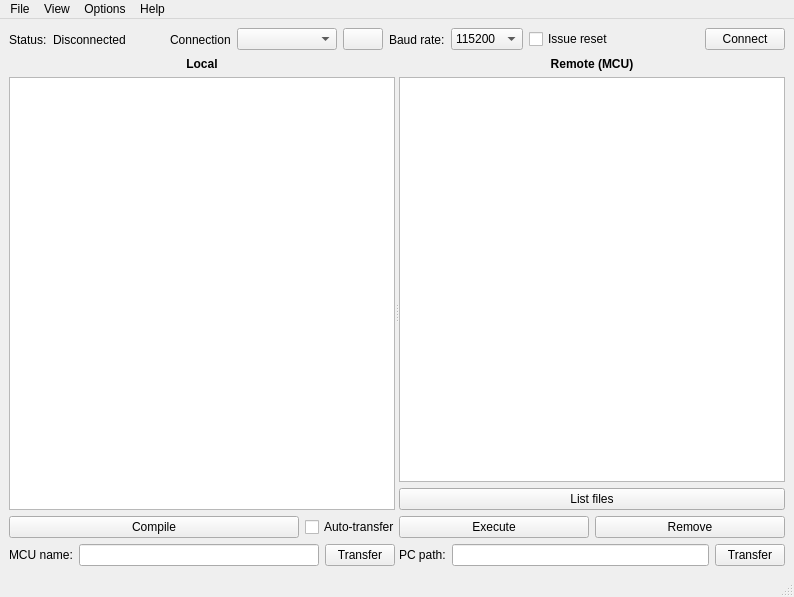
<?xml version="1.0" encoding="UTF-8"?>
<ui version="4.0">
 <class>MainWindow</class>
 <widget class="QMainWindow" name="MainWindow">
  <property name="geometry">
   <rect>
    <x>0</x>
    <y>0</y>
    <width>794</width>
    <height>597</height>
   </rect>
  </property>
  <property name="windowTitle">
   <string>uPyLoader (OptiMOD)</string>
  </property>
  <widget class="QWidget" name="centralwidget">
   <layout class="QVBoxLayout" name="verticalLayout_4">
    <item>
     <layout class="QHBoxLayout" name="horizontalLayout_3">
      <property name="topMargin">
       <number>0</number>
      </property>
      <item>
       <widget class="QLabel" name="label_3">
        <property name="text">
         <string>Status:</string>
        </property>
       </widget>
      </item>
      <item>
       <widget class="QLabel" name="statusLabel">
        <property name="text">
         <string>Disconnected</string>
        </property>
       </widget>
      </item>
      <item>
       <spacer name="horizontalSpacer">
        <property name="orientation">
         <enum>Qt::Horizontal</enum>
        </property>
        <property name="sizeHint" stdset="0">
         <size>
          <width>40</width>
          <height>20</height>
         </size>
        </property>
       </spacer>
      </item>
      <item>
       <widget class="QLabel" name="label_2">
        <property name="text">
         <string>Connection</string>
        </property>
       </widget>
      </item>
      <item>
       <widget class="QComboBox" name="connectionComboBox">
        <property name="minimumSize">
         <size>
          <width>100</width>
          <height>0</height>
         </size>
        </property>
       </widget>
      </item>
      <item>
       <widget class="QPushButton" name="refreshButton">
        <property name="text">
         <string/>
        </property>
        <property name="icon">
         <iconset>
          <normaloff>icons/refresh.png</normaloff>icons/refresh.png</iconset>
        </property>
       </widget>
      </item>
      <item>
       <widget class="QStackedWidget" name="connectionStackedWidget">
        <property name="sizePolicy">
         <sizepolicy hsizetype="Fixed" vsizetype="Maximum">
          <horstretch>0</horstretch>
          <verstretch>0</verstretch>
         </sizepolicy>
        </property>
        <property name="currentIndex">
         <number>0</number>
        </property>
        <widget class="QWidget" name="uartPage">
         <layout class="QHBoxLayout" name="horizontalLayout_5">
          <property name="leftMargin">
           <number>0</number>
          </property>
          <property name="topMargin">
           <number>0</number>
          </property>
          <property name="rightMargin">
           <number>0</number>
          </property>
          <property name="bottomMargin">
           <number>0</number>
          </property>
          <item>
           <widget class="QLabel" name="label">
            <property name="text">
             <string>Baud rate:</string>
            </property>
           </widget>
          </item>
          <item>
           <widget class="QComboBox" name="baudComboBox">
            <property name="currentIndex">
             <number>1</number>
            </property>
            <item>
             <property name="text">
              <string>9600</string>
             </property>
            </item>
            <item>
             <property name="text">
              <string>115200</string>
             </property>
            </item>
           </widget>
          </item>
          <item>
           <widget class="QCheckBox" name="serialResetCheckBox">
            <property name="text">
             <string>Issue reset</string>
            </property>
            <property name="checked">
             <bool>false</bool>
            </property>
           </widget>
          </item>
          <item>
           <spacer name="horizontalSpacer_3">
            <property name="orientation">
             <enum>Qt::Horizontal</enum>
            </property>
            <property name="sizeHint" stdset="0">
             <size>
              <width>40</width>
              <height>20</height>
             </size>
            </property>
           </spacer>
          </item>
         </layout>
        </widget>
        <widget class="QWidget" name="wifiPage">
         <layout class="QHBoxLayout" name="horizontalLayout_6">
          <property name="leftMargin">
           <number>0</number>
          </property>
          <property name="topMargin">
           <number>0</number>
          </property>
          <property name="rightMargin">
           <number>0</number>
          </property>
          <property name="bottomMargin">
           <number>0</number>
          </property>
          <item>
           <widget class="QLabel" name="label_5">
            <property name="sizePolicy">
             <sizepolicy hsizetype="Fixed" vsizetype="Preferred">
              <horstretch>0</horstretch>
              <verstretch>0</verstretch>
             </sizepolicy>
            </property>
            <property name="toolTip">
             <string>IP address or domain name</string>
            </property>
            <property name="text">
             <string>Address</string>
            </property>
           </widget>
          </item>
          <item>
           <widget class="QLineEdit" name="addressLineEdit">
            <property name="maximumSize">
             <size>
              <width>110</width>
              <height>16777215</height>
             </size>
            </property>
            <property name="text">
             <string>192.168.4.1</string>
            </property>
           </widget>
          </item>
          <item>
           <widget class="QLabel" name="label_6">
            <property name="sizePolicy">
             <sizepolicy hsizetype="Fixed" vsizetype="Preferred">
              <horstretch>0</horstretch>
              <verstretch>0</verstretch>
             </sizepolicy>
            </property>
            <property name="text">
             <string>Port</string>
            </property>
           </widget>
          </item>
          <item>
           <widget class="QSpinBox" name="portSpinBox">
            <property name="maximum">
             <number>65536</number>
            </property>
            <property name="value">
             <number>8266</number>
            </property>
           </widget>
          </item>
          <item>
           <widget class="QPushButton" name="presetButton">
            <property name="sizePolicy">
             <sizepolicy hsizetype="Fixed" vsizetype="Fixed">
              <horstretch>0</horstretch>
              <verstretch>0</verstretch>
             </sizepolicy>
            </property>
            <property name="maximumSize">
             <size>
              <width>50</width>
              <height>16777215</height>
             </size>
            </property>
            <property name="text">
             <string>preset</string>
            </property>
           </widget>
          </item>
          <item>
           <spacer name="horizontalSpacer_2">
            <property name="orientation">
             <enum>Qt::Horizontal</enum>
            </property>
            <property name="sizeHint" stdset="0">
             <size>
              <width>0</width>
              <height>20</height>
             </size>
            </property>
           </spacer>
          </item>
         </layout>
        </widget>
       </widget>
      </item>
      <item>
       <widget class="QPushButton" name="connectButton">
        <property name="text">
         <string>Connect</string>
        </property>
       </widget>
      </item>
     </layout>
    </item>
    <item>
     <widget class="QSplitter" name="splitter">
      <property name="sizePolicy">
       <sizepolicy hsizetype="Expanding" vsizetype="Expanding">
        <horstretch>0</horstretch>
        <verstretch>0</verstretch>
       </sizepolicy>
      </property>
      <property name="orientation">
       <enum>Qt::Horizontal</enum>
      </property>
      <widget class="QWidget" name="verticalLayoutWidget_2">
       <layout class="QVBoxLayout" name="verticalLayout_2" stretch="0,0,0,0">
        <property name="rightMargin">
         <number>0</number>
        </property>
        <item>
         <widget class="QLabel" name="label_7">
          <property name="font">
           <font>
            <pointsize>9</pointsize>
            <weight>75</weight>
            <bold>true</bold>
           </font>
          </property>
          <property name="text">
           <string>Local</string>
          </property>
          <property name="alignment">
           <set>Qt::AlignCenter</set>
          </property>
         </widget>
        </item>
        <item>
         <widget class="TransferTreeView" name="localFilesTreeView">
          <property name="sizePolicy">
           <sizepolicy hsizetype="MinimumExpanding" vsizetype="Expanding">
            <horstretch>0</horstretch>
            <verstretch>0</verstretch>
           </sizepolicy>
          </property>
          <property name="minimumSize">
           <size>
            <width>250</width>
            <height>0</height>
           </size>
          </property>
          <property name="maximumSize">
           <size>
            <width>16777215</width>
            <height>16777215</height>
           </size>
          </property>
          <property name="baseSize">
           <size>
            <width>0</width>
            <height>0</height>
           </size>
          </property>
          <property name="selectionMode">
           <enum>QAbstractItemView::ExtendedSelection</enum>
          </property>
          <property name="sortingEnabled">
           <bool>true</bool>
          </property>
         </widget>
        </item>
        <item>
         <layout class="QHBoxLayout" name="horizontalLayout_7">
          <property name="topMargin">
           <number>0</number>
          </property>
          <item>
           <widget class="QPushButton" name="compileButton">
            <property name="text">
             <string>Compile</string>
            </property>
           </widget>
          </item>
          <item>
           <widget class="QCheckBox" name="autoTransferCheckBox">
            <property name="maximumSize">
             <size>
              <width>90</width>
              <height>16777215</height>
             </size>
            </property>
            <property name="text">
             <string>Auto-transfer</string>
            </property>
           </widget>
          </item>
         </layout>
        </item>
        <item>
         <layout class="QHBoxLayout" name="horizontalLayout_4">
          <property name="topMargin">
           <number>0</number>
          </property>
          <item>
           <widget class="QLabel" name="label_9">
            <property name="text">
             <string>MCU name:</string>
            </property>
           </widget>
          </item>
          <item>
           <widget class="QLineEdit" name="remoteNameEdit"/>
          </item>
          <item>
           <widget class="QPushButton" name="transferToMcuButton">
            <property name="maximumSize">
             <size>
              <width>70</width>
              <height>16777215</height>
             </size>
            </property>
            <property name="text">
             <string>Transfer</string>
            </property>
           </widget>
          </item>
         </layout>
        </item>
       </layout>
      </widget>
      <widget class="QWidget" name="verticalLayoutWidget">
       <layout class="QVBoxLayout" name="verticalLayout">
        <property name="sizeConstraint">
         <enum>QLayout::SetDefaultConstraint</enum>
        </property>
        <item>
         <widget class="QLabel" name="label_4">
          <property name="font">
           <font>
            <pointsize>9</pointsize>
            <weight>75</weight>
            <bold>true</bold>
           </font>
          </property>
          <property name="text">
           <string>Remote (MCU)</string>
          </property>
          <property name="alignment">
           <set>Qt::AlignCenter</set>
          </property>
         </widget>
        </item>
        <item>
         <widget class="QListView" name="mcuFilesListView">
          <property name="sizePolicy">
           <sizepolicy hsizetype="MinimumExpanding" vsizetype="Expanding">
            <horstretch>0</horstretch>
            <verstretch>0</verstretch>
           </sizepolicy>
          </property>
          <property name="minimumSize">
           <size>
            <width>150</width>
            <height>0</height>
           </size>
          </property>
          <property name="maximumSize">
           <size>
            <width>16777215</width>
            <height>16777215</height>
           </size>
          </property>
          <property name="editTriggers">
           <set>QAbstractItemView::NoEditTriggers</set>
          </property>
         </widget>
        </item>
        <item>
         <widget class="QPushButton" name="listButton">
          <property name="sizePolicy">
           <sizepolicy hsizetype="Minimum" vsizetype="Fixed">
            <horstretch>0</horstretch>
            <verstretch>0</verstretch>
           </sizepolicy>
          </property>
          <property name="text">
           <string>List files</string>
          </property>
         </widget>
        </item>
        <item>
         <layout class="QHBoxLayout" name="horizontalLayout">
          <property name="topMargin">
           <number>0</number>
          </property>
          <item>
           <widget class="QPushButton" name="executeButton">
            <property name="text">
             <string>Execute</string>
            </property>
           </widget>
          </item>
          <item>
           <widget class="QPushButton" name="removeButton">
            <property name="text">
             <string>Remove</string>
            </property>
           </widget>
          </item>
         </layout>
        </item>
        <item>
         <layout class="QHBoxLayout" name="horizontalLayout_2">
          <property name="topMargin">
           <number>0</number>
          </property>
          <item>
           <widget class="QLabel" name="label_8">
            <property name="text">
             <string>PC path:</string>
            </property>
           </widget>
          </item>
          <item>
           <widget class="QLineEdit" name="localPathEdit"/>
          </item>
          <item>
           <widget class="QPushButton" name="transferToPcButton">
            <property name="maximumSize">
             <size>
              <width>70</width>
              <height>16777215</height>
             </size>
            </property>
            <property name="text">
             <string>Transfer</string>
            </property>
           </widget>
          </item>
         </layout>
        </item>
       </layout>
      </widget>
     </widget>
    </item>
   </layout>
  </widget>
  <widget class="QMenuBar" name="menubar">
   <property name="geometry">
    <rect>
     <x>0</x>
     <y>0</y>
     <width>794</width>
     <height>21</height>
    </rect>
   </property>
   <widget class="QMenu" name="menuFile">
    <property name="title">
     <string>File</string>
    </property>
    <addaction name="actionNavigate"/>
    <addaction name="actionUpload"/>
    <addaction name="actionFlash"/>
   </widget>
   <widget class="QMenu" name="menuView">
    <property name="title">
     <string>View</string>
    </property>
    <addaction name="actionTerminal"/>
    <addaction name="actionCode_Editor"/>
   </widget>
   <widget class="QMenu" name="menuOptions">
    <property name="title">
     <string>Options</string>
    </property>
    <addaction name="actionSettings"/>
   </widget>
   <widget class="QMenu" name="menuHelp">
    <property name="title">
     <string>Help</string>
    </property>
    <addaction name="actionAbout"/>
   </widget>
   <addaction name="menuFile"/>
   <addaction name="menuView"/>
   <addaction name="menuOptions"/>
   <addaction name="menuHelp"/>
  </widget>
  <widget class="QStatusBar" name="statusbar"/>
  <action name="actionNavigate">
   <property name="text">
    <string>Navigate</string>
   </property>
  </action>
  <action name="actionTerminal">
   <property name="text">
    <string>Terminal</string>
   </property>
  </action>
  <action name="actionUpload">
   <property name="text">
    <string>Init transfer files</string>
   </property>
  </action>
  <action name="actionCode_Editor">
   <property name="text">
    <string>Code Editor</string>
   </property>
  </action>
  <action name="actionFlash">
   <property name="text">
    <string>Flash firmware</string>
   </property>
  </action>
  <action name="actionSettings">
   <property name="text">
    <string>Settings</string>
   </property>
  </action>
  <action name="actionAbout">
   <property name="text">
    <string>About uPyLoaderOM</string>
   </property>
  </action>
 </widget>
 <customwidgets>
  <customwidget>
   <class>TransferTreeView</class>
   <extends>QTreeView</extends>
   <header>transfertreeview.h</header>
  </customwidget>
 </customwidgets>
 <resources/>
 <connections/>
</ui>
